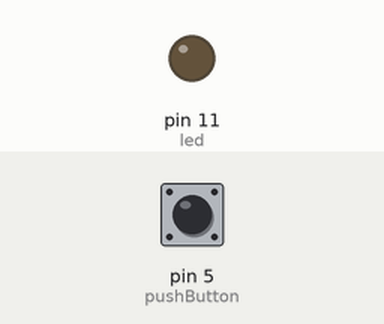
This sketch was run on a simulated Arduino Uno, built with avr-gcc and run on an emulated ATmega328P. Parts: output pins drawn as LEDs (lit = HIGH). The test bench sets the inputs (shaded band); at power-on: pin 5 (pushButton) LOW. What the sketch prints to the serial monitor is not drawn.

Above: at 1.2 s.
1.3 s: pin 5 (pushButton) pulled HIGH for 0.15 s
At 1.37 s:
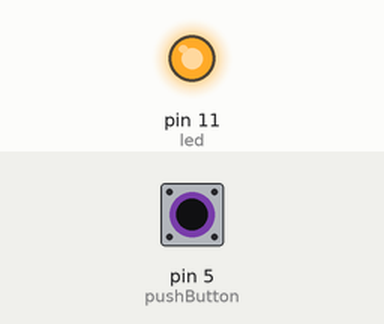
2.9 s: pin 5 (pushButton) pulled HIGH for 3.2 s
At 6.4 s:
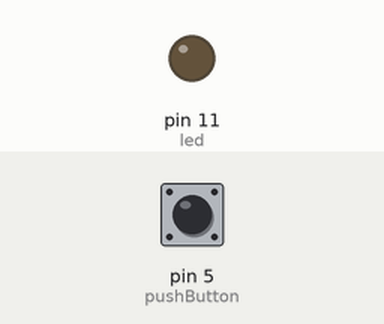
Timing chart, 0 to 7.9 s (numbered marks = the images above; inputs shaded):
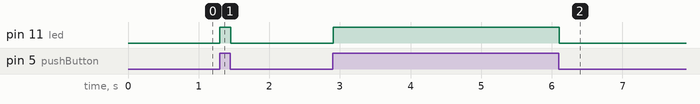

Measured:
- after the input at 1.3 s, pin 11 (led): LOW → HIGH at once, → LOW 0.15 s later
- after the input at 2.9 s, pin 11 (led): LOW → HIGH at once, → LOW 3.2 s later

The sketch:

Opdracht_2.ino
```cpp
// Naam geven / led connecton
int led = 11;
int pushButton = 5;

// de setup beginnen met de knop
void setup() {

  Serial.begin(9600);
  pinMode(pushButton, INPUT);
    pinMode(led, OUTPUT);

}

// de loop runt over en over
void loop() {

  int buttonState = digitalRead(pushButton);
  Serial.println(buttonState);
  if (buttonState == 1) {
      digitalWrite(led, HIGH);   // led aan zetten
  } else {
    digitalWrite(led, LOW);    // led uit zetten
  }
  delay(1);        // delay in between reads for stability


}
```
